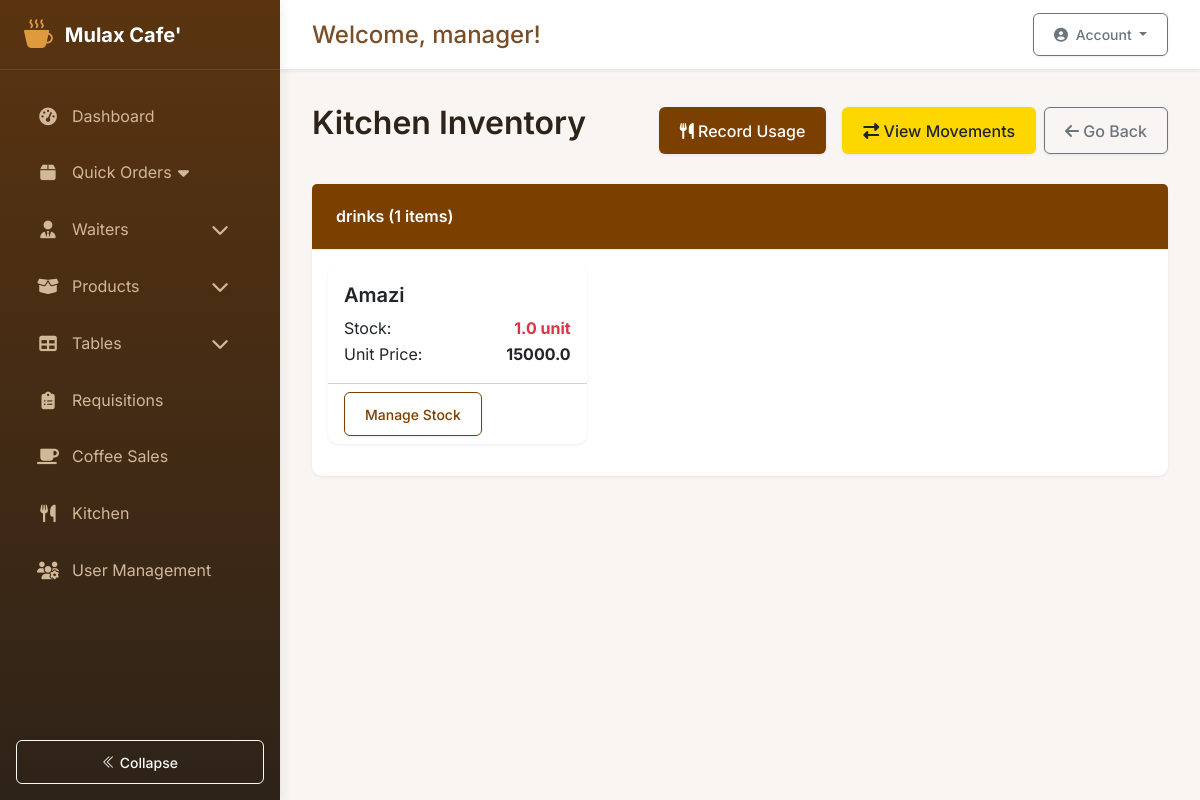
Before: /kitchen/inventory (signed in) with the older database file.
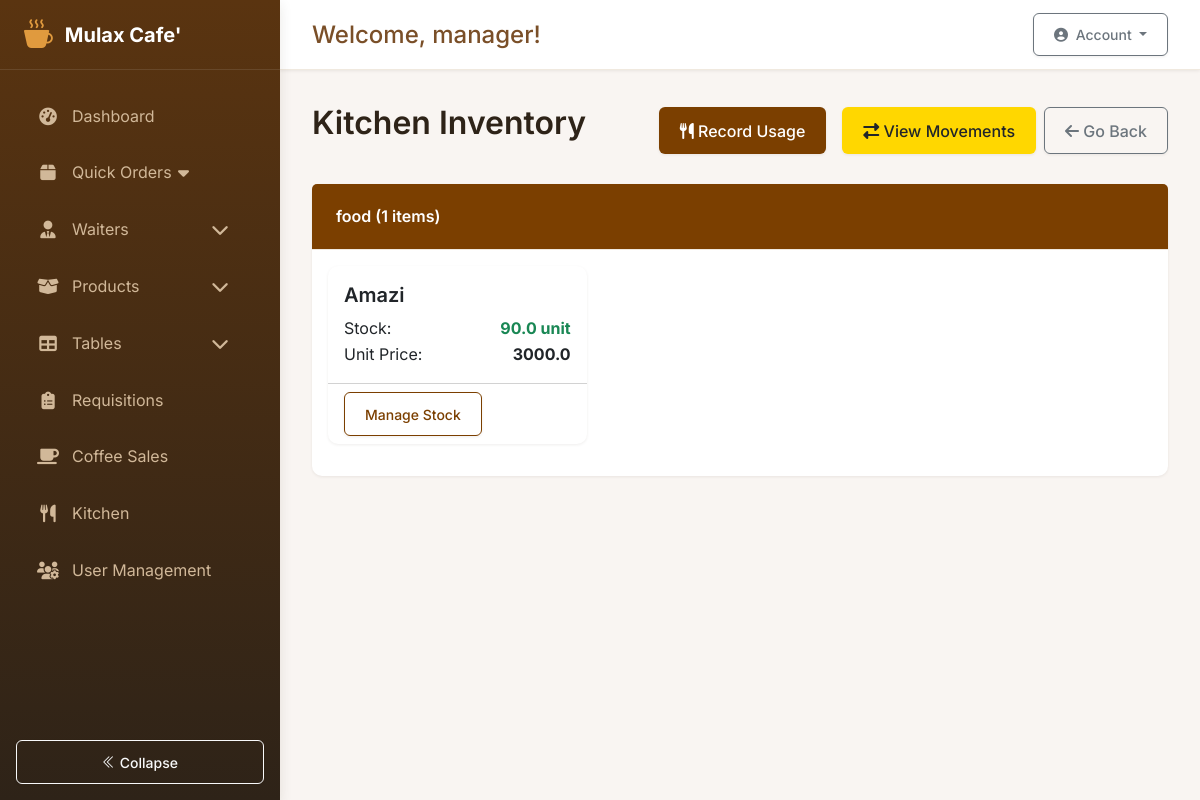
After: the same page with the newer database file.
### app/models.py (models this page shows, shortened)
class Product(db.Model):
    __tablename__ = 'products'
    id = db.Column(db.Integer, primary_key=True)
    sku = db.Column(db.String(20), unique=True, nullable=False)
    name = db.Column(db.String(100), nullable=False)
    brand = db.Column(db.String(100))
    description = db.Column(db.Text)
    category = db.Column(db.String(50), nullable=False)
    unit = db.Column(db.String(20), nullable=False)
    current_stock = db.Column(db.Float, default=0)
    unit_price = db.Column(db.Float, default=0)
    cost_price = db.Column(db.Float)
    supplier = db.Column(db.String(100))
    remarks = db.Column(db.String(200))
    tax_rate = db.Column(db.Float, nullable=True)
    reorder_qty = db.Column(db.Float, default=0)
    last_updated = db.Column(db.DateTime, default=lambda: datetime.now(pytz.timezone('Africa/Kigali')), onupdate=lambda: datetime.now(pytz.timezone('Africa/Kigali')))
    min_stock = db.Column(db.Float, default=5.0)
    stock_movements = db.relationship(
        'StockMovement',
        back_populates='product',
        cascade='all, delete-orphan'
    )
    requisitions = db.relationship('Requisition', back_populates='product')
    coffee_sales = db.relationship('CoffeeSale', back_populates='product')
    order_items = db.relationship('OrderItem', back_populates='product')

### app/routes/kitchen.py (the view)
@bp.route('/inventory')
@login_required
def inventory():
    products = Product.query.order_by(Product.category, Product.name).all()
    categories = {}
    for product in products:
        if product.category not in categories:
            categories[product.category] = []
        categories[product.category].append(product)
    return render_template('kitchen/list.html', categories=categories)

### app/models.py (called while the page is built)
    def is_system_control(self):
        return self.role == 'system_control' or self.is_admin

    def is_employee(self):
        return self.role == 'employee'

    def get_current_shift(self):
        if self.is_admin or self.is_system_control():
            return None  # Admins can see all shifts
        return self.current_shift

### app/templates/kitchen/list.html (shortened to what this page needs)
{% extends "base.html" %}
{% block content %}
<div class="d-flex justify-content-between align-items-center mb-4">
    <h2>Kitchen Inventory</h2>
    <div class="d-flex gap-2">
        <a href="{{ url_for('kitchen.record_usage') }}" class="btn me-2" style="background-color: #7B3F00; color: white;">
            <i class="fas fa-utensils"></i> Record Usage
        </a>
        <a href="{{ url_for('kitchen.stock_movements') }}" class="btn" style="background-color: #FFD700; color: #212529;">
            <i class="fas fa-exchange-alt"></i> View Movements
        </a>
        <a href="{{ url_for('coffee.new_sale') }}" class="btn btn-outline-secondary">
            <i class="fas fa-arrow-left"></i> Go Back
        </a>
    </div>
</div>
{% for category, products in categories.items() %}
<div class="card mb-4">
    <div class="card-header text-white" style="background-color: #7B3F00;">
        {{ category }} ({{ products|length }} items)
    </div>
    <div class="card-body">
        <div class="row">
            {% for product in products %}
            <div class="col-md-4 mb-3">
                <div class="card h-100">
                    <div class="card-body">
                        <h5 class="card-title">{{ product.name }}</h5>
                        <div class="d-flex justify-content-between">
                            <span>Stock:</span>
                            <strong class="{% if product.current_stock < 5 %}text-danger{% elif product.current_stock < 10 %}text-warning{% else %}text-success{% endif %}">
                                {{ product.current_stock }} {{ product.unit }}
                            </strong>
                        </div>
                        <div class="d-flex justify-content-between">
                            <span>Unit Price:</span>
                            <strong>{{ product.unit_price }}</strong>
                        </div>
                    </div>
                    <div class="card-footer bg-transparent">
                        <a href="{{ url_for('product.add_stock', product_id=product.id) }}" class="btn btn-sm btn-outline-primary">
                            Manage Stock
                        </a>
                    </div>
                </div>
            </div>
            {% endfor %}
        </div>
    </div>
</div>
{% endfor %}
{% endblock %}

Changed rows visible on the page:
changed Product "Amazi": category "drinks" → "food"; current_stock "1.0" → "90.0"; unit_price "15000.0" → "3000.0"
